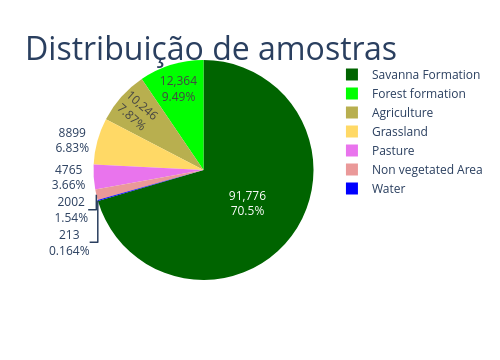

Notebook code cell kept with this figure:
### Code cell
# fig = px.pie(
#         df_graf,
#         values='samples',
#         names='class',
#         # title= "Distribuição de amostras",
#         color_discrete_sequence = colors
#         )
# fig.update_layout(
#     title=dict(text="Distribuição de amostras", font=dict(size=32), automargin=True, yref='paper'),
#     width = 500
# )
# fig.update_traces(textinfo='value+percent')
# fig.show()

### Figure 1 — Plotly figure (JSON) as saved in the notebook; plotly's stock layout.template omitted (floating-point values rounded to 4 significant figures)
{"data": [{"domain": {"x": [0, 1], "y": [0, 1]}, "hovertemplate": "class=%{label}<br>samples=%{value}<extra></extra>", "labels": ["Forest formation", "Savanna Formation", "Grassland", "Pasture", "Agriculture", "Non vegetated Area", "Water"], "legendgroup": "", "name": "", "showlegend": true, "textinfo": "value+percent", "type": "pie", "values": [12364, 91776, 8899, 4765, 10246, 2002, 213]}], "layout": {"height": 360, "legend": {"tracegroupgap": 0}, "margin": {"t": 60}, "piecolorway": ["#006400", "#00ff00", "#B8AF4F", "#FFD966", "#E974ED", "#EA9999", "#0000FF"], "title": {"automargin": true, "font": {"size": 32}, "text": "Distribuição de amostras", "yref": "paper"}, "width": 500}}
